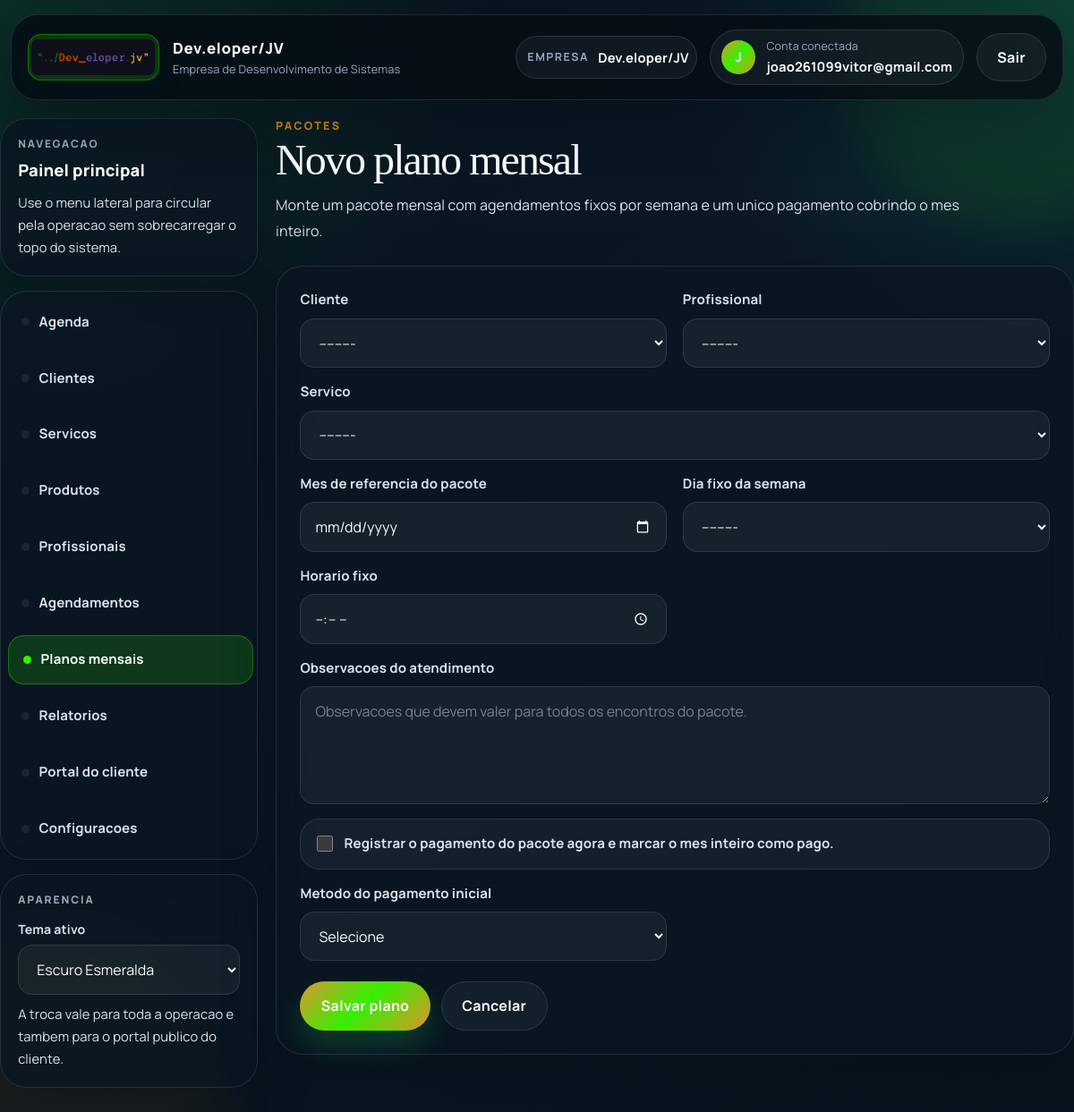
The page /agendamentos/planos/novo/ (signed in) on the database its author committed.
### empresas/models.py (models this page shows, shortened)
class Empresa(models.Model):
    PLANO_START = "start"
    PLANO_SOLO = "solo"
    PLANO_ADMIN_ONLY = "admin_only"
    PLANO_CHOICES = [
        (PLANO_SOLO, "Solo (1 funcionario com acesso)"),
        (PLANO_START, "Start (ate 5 funcionarios)"),
        (PLANO_ADMIN_ONLY, "Gestao interna (somente administrador)"),
    ]
    nome = models.CharField(max_length=100)
    tipo = models.CharField(max_length=50)
    cnpj = models.CharField(max_length=18, blank=True, null=True)
    whatsapp = models.CharField(max_length=20, blank=True, default="")
    logo = models.ImageField(upload_to="empresas/logos/", blank=True, null=True)
    logo_url = models.URLField(blank=True, default="")
    cor_primaria = models.CharField(max_length=7, blank=True, default="")
    cor_secundaria = models.CharField(max_length=7, blank=True, default="")
    texto_cabecalho = models.CharField(max_length=80, blank=True, default="")
    plano = models.CharField(max_length=20, choices=PLANO_CHOICES, default=PLANO_START)
    valor_mensal = models.DecimalField(max_digits=10, decimal_places=2, default=147)
    limite_profissionais = models.PositiveSmallIntegerField(
        default=5,
        validators=[MinValueValidator(1), MaxValueValidator(5)],
        help_text="Limite comercial de profissionais ativos para esta empresa.",
    )
    portal_token = models.UUIDField(default=uuid.uuid4, unique=True, editable=False, db_index=True)
    data_cadastro = models.DateTimeField(auto_now_add=True)
    usuario = models.OneToOneField('auth.User', on_delete=models.CASCADE, related_name='empresa')

### agendamentos/views.py (the view)
# urls.py: path('planos/novo/', views.planos_form, name='planos_form'),
@login_required
def planos_form(request, pk=None):
    if is_profissional_user(request.user):
        messages.warning(request, 'Seu perfil possui acesso apenas para visualizar a agenda.')
        return redirect('dashboard_home')
    empresa = get_active_empresa(request)
    if not empresa:
        return redirect('cadastro_empresa')
    plano = get_object_or_404(PlanoMensal, pk=pk, empresa=empresa) if pk else None
    profile = get_business_profile(empresa.tipo)
    if request.method == 'POST':
        form = PlanoMensalForm(request.POST, instance=plano, empresa=empresa)
        if form.is_valid():
            try:
                form.save()
                return redirect('planos_list')
            except ValidationError as exc:
                if hasattr(exc, 'message_dict'):
                    for field, messages in exc.message_dict.items():
                        for message in messages:
                            form.add_error(field if field in form.fields else None, message)
                else:
                    form.add_error(None, str(exc))
    else:
        form = PlanoMensalForm(instance=plano, empresa=empresa)
    return render(request, 'agendamentos/planos_form.html', {
        'form': form,
        'page_title': 'Editar plano mensal' if plano else 'Novo plano mensal',
        'page_subtitle': (
            f"Monte um pacote mensal com {profile['appointment_term_plural'].lower()} fixos por semana "
            "e um unico pagamento cobrindo o mes inteiro."
        ),
    })

### easyschedule/templates/agendamentos/planos_form.html (shortened to what this page needs)
{% extends 'base.html' %}
{% load static %}
{% block content %}
<link rel="stylesheet" href="{% static 'css/pages.css' %}">
<div class="page-container">
  <header class="page-hero">
    <div class="page-copy">
      <p class="page-eyebrow">Pacotes</p>
      <h1 class="page-title">{{ page_title }}</h1>
      <p class="page-subtitle">{{ page_subtitle }}</p>
    </div>
  </header>
  <div class="form-card">
    <form method="post">
      <div class="form-grid">
        <div class="form-group">
          <label>{{ form.cliente.label }}</label>
          {{ form.cliente }}
        </div>
        <div class="form-group">
          <label>{{ form.profissional.label }}</label>
          {{ form.profissional }}
        </div>
        <div class="form-group full">
          <label>{{ form.servico.label }}</label>
          {{ form.servico }}
        </div>
        <div class="form-group">
          <label>{{ form.mes_referencia.label }}</label>
          {{ form.mes_referencia }}
        </div>
        <div class="form-group">
          <label>{{ form.dia_semana.label }}</label>
          {{ form.dia_semana }}
        </div>
        <div class="form-group">
          <label>{{ form.hora.label }}</label>
          {{ form.hora }}
        </div>
        <div class="form-group full">
          <label>{{ form.observacoes.label }}</label>
          {{ form.observacoes }}
        </div>
        <div class="form-group full checkbox-group">
          <label>{{ form.registrar_pagamento_agora }} {{ form.registrar_pagamento_agora.label }}</label>
        </div>
        <div class="form-group">
          <label>{{ form.metodo_pagamento_inicial.label }}</label>
          {{ form.metodo_pagamento_inicial }}
        </div>
      </div>
      <div class="form-actions">
        <button type="submit" class="btn btn-success">Salvar plano</button>
        <a href="{% url 'planos_list' %}" class="btn btn-secondary">Cancelar</a>
      </div>
    </form>
  </div>
</div>
{% endblock %}

### easyschedule/templates/base.html (shortened to what this page needs)
{% load static %}
<!DOCTYPE html>
<html
    lang="pt-br"
    data-company-primary="{% if empresa_atual %}{{ empresa_atual.cor_primaria|default:'' }}{% endif %}"
    data-company-secondary="{% if empresa_atual %}{{ empresa_atual.cor_secundaria|default:'' }}{% endif %}"
>
<head>
    <link rel="stylesheet" href="https://cdn.jsdelivr.net/npm/bootstrap@5.3.2/dist/css/bootstrap.min.css">
    <link rel="stylesheet" href="{% static 'css/theme.css' %}">
</head>
<body class="{% if user.is_authenticated %}app-with-sidebar{% endif %}">
    <header class="app-header">
        <div class="container">
            <div class="app-navbar">
                <a class="app-brand" href="{% if user.is_authenticated %}{% url 'dashboard_home' %}{% else %}{% url 'cliente_home' %}{% endif %}">
                    {% if user.is_authenticated and empresa_atual and empresa_atual.logo %}
                    <span class="brand-mark brand-mark-company">
                        <img src="{{ empresa_atual.logo.url }}" alt="Logo {{ empresa_atual.nome }}" class="brand-logo brand-logo-company">
                    </span>
                    {% elif user.is_authenticated and empresa_atual and empresa_atual.logo_url %}
                    <span class="brand-mark brand-mark-company">
                        <img src="{{ empresa_atual.logo_url }}" alt="Logo {{ empresa_atual.nome }}" class="brand-logo brand-logo-company">
                    </span>
                    {% else %}
                    <span class="brand-mark">
                        <img src="{% static 'img/Logo.png' %}" alt="Logo EasySchedule" class="brand-logo">
                    </span>
                    {% endif %}
                    <span class="brand-copy">
                        <strong>{% if user.is_authenticated and empresa_atual %}{{ empresa_atual.nome }}{% else %}EasySchedule{% endif %}</strong>
                        <small>
                            {% if user.is_authenticated %}
                                {% if empresa_atual and empresa_atual.texto_cabecalho %}
                                    {{ empresa_atual.texto_cabecalho }}
                                {% else %}
                                    Sistema de agenda personalizado
                                {% endif %}
                            {% else %}
                                Reserva online com elegancia
                            {% endif %}
                        </small>
                    </span>
                </a>
                {% if user.is_authenticated %}
                <div class="app-toolbar app-toolbar-top">
                    {% if user.is_authenticated and usuario_tem_acesso_global_empresa and empresas_disponiveis %}
                    <form action="{% url 'selecionar_empresa' %}" method="post" class="toolbar-form">
                        {% csrf_token %}
                        <input type="hidden" name="next" value="{{ request.get_full_path }}">
                        <label for="empresa_id">Empresa</label>
                        <select id="empresa_id" name="empresa_id" class="form-select form-select-sm" onchange="this.form.submit()">
                            {% for empresa in empresas_disponiveis %}
                            <option value="{{ empresa.id }}" {% if empresa_atual and empresa.id == empresa_atual.id %}selected{% endif %}>
                                {{ empresa.nome }}
                            </option>
                            {% endfor %}
                        </select>
                    </form>
                    {% elif user.is_authenticated and empresa_atual %}
                    <div class="toolbar-field">
                        <span>Empresa</span>
                        <strong>{{ empresa_atual.nome }}</strong>
                    </div>
                    {% endif %}
                    <div class="app-user-chip">
                        <span class="app-user-avatar">{{ user.username|first|upper }}</span>
                        <span class="app-user-copy">
                            <small>Conta conectada</small>
                            <strong>{{ user.username }}</strong>
                        </span>
                    </div>
                    <form action="{% url 'logout' %}" method="post">
                        <button type="submit" class="btn btn-secondary">Sair</button>
                    </form>
                </div>
                {% endif %}
            </div>
        </div>
    </header>
    <div class="{% if user.is_authenticated %}container app-shell{% else %}app-public-shell{% endif %}">
        {% if user.is_authenticated %}
        <aside class="app-sidebar">
            <div class="app-sidebar-card">
                <span class="sidebar-kicker">Navegacao</span>
                <strong class="sidebar-title">Painel principal</strong>
                <p class="sidebar-text">Use o menu lateral para circular pela operacao sem sobrecarregar o topo do sistema.</p>
            </div>
            <nav class="app-sidebar-nav" aria-label="Navegacao lateral">
                {% if usuario_modulos.dashboard %}
                <a class="app-sidebar-link {% if '/dashboard/' in request.path %}is-active{% endif %}" href="{% url 'dashboard_home' %}">Agenda</a>
                {% endif %}
                {% if not usuario_e_profissional %}
                {% if usuario_modulos.clientes %}
                <a class="app-sidebar-link {% if '/pessoa/' in request.path %}is-active{% endif %}" href="{% url 'pessoa_list' %}">{{ business_profile.client_term_plural|default:"Clientes" }}</a>
                {% endif %}
                {% if usuario_modulos.servicos %}
                <a class="app-sidebar-link {% if '/servicos/' in request.path %}is-active{% endif %}" href="{% url 'servicos_list' %}">{{ business_profile.service_term_plural|default:"Servicos" }}</a>
                {% endif %}
                {% if usuario_modulos.produtos %}
                <a class="app-sidebar-link {% if '/produtos/' in request.path %}is-active{% endif %}" href="{% url 'produtos_list' %}">Produtos</a>
                {% endif %}
                <a class="app-sidebar-link {% if '/profissionais/' in request.path %}is-active{% endif %}" href="{% url 'profissionais_list' %}">{{ business_profile.professional_term_plural|default:"Profissionais" }}</a>
                {% if usuario_modulos.agendamentos %}
                <a class="app-sidebar-link " href="{% url 'agendamentos_list' %}">{{ business_profile.appointment_term_plural|default:"Agendamentos" }}</a>
                {% endif %}
                <a class="app-sidebar-link {% if '/agendamentos/planos/' in request.path %}is-active{% endif %}" href="{% url 'planos_list' %}">Planos mensais</a>
                {% if usuario_modulos.relatorios %}
                <a class="app-sidebar-link {% if '/relatorios/' in request.path %}is-active{% endif %}" href="{% url 'relatorio_page' %}">Relatorios</a>
                {% endif %}
                <a class="app-sidebar-link {% if '/cliente/' in request.path or request.path == '/' %}is-active{% endif %}" href="{% url 'cliente_home' %}">Portal do cliente</a>
                {% if usuario_pode_configurar_empresa %}
                <a class="app-sidebar-link {% if '/empresas/configuracoes/' in request.path %}is-active{% endif %}" href="{% url 'empresa_configuracoes' %}">Configuracoes</a>
                {% endif %}
                {% endif %}
            </nav>
            <div class="app-sidebar-card sidebar-theme-card">
                <span class="sidebar-kicker">Aparencia</span>
                <label for="themePickerSidebar" class="sidebar-theme-label">Tema ativo</label>
                <select id="themePickerSidebar" class="theme-picker" data-theme-picker aria-label="Selecionar tema do sistema">
                    <option value="dark">Escuro Esmeralda</option>
                </select>
                <p class="sidebar-text">A troca vale para toda a operacao e tambem para o portal publico do cliente.</p>
            </div>
        </aside>
        {% endif %}
        <main class="app-main {% if user.is_authenticated %}app-main-shell{% else %}app-main-public{% endif %}">
            {% block content %}{% endblock %}
        </main>
    </div>
</body>
</html>

### rows shown on the page
Empresa: logo (picture), nome "Dev.eloper/JV", texto_cabecalho "Empresa de Desenvolvimento de Sistemas"

### other values the page prints
{{ user.username|first|upper }} "J"
{{ user.username }} "joao261099vitor@gmail.com"
{{ business_profile.client_term_plural|default:"Clientes" }} "Clientes"
{{ business_profile.service_term_plural|default:"Servicos" }} "Servicos"
{{ business_profile.professional_term_plural|default:"Profissionais" }} "Profissionais"
{{ business_profile.appointment_term_plural|default:"Agendamentos" }} "Agendamentos"
{{ page_title }} "Novo plano mensal"
{{ page_subtitle }} "Monte um pacote mensal com agendamentos fixos por semana e um unico pagamento cobrindo o mes inteiro."
